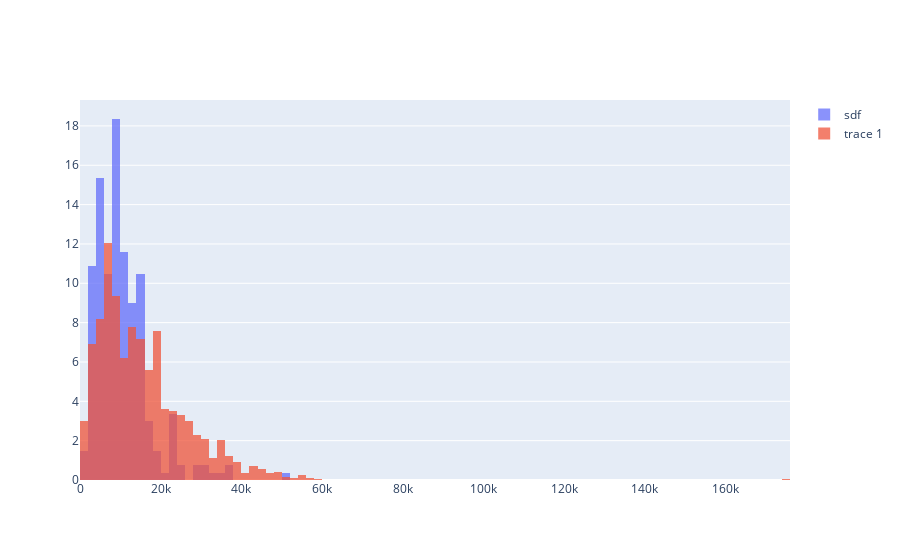

Notebook source saved alongside this figure:
### Code cell
test = df[(df['manufacturer'] == 'bmw') | (df['manufacturer'] == 'gmc')]
fig_3 = go.Figure()
fig_3.add_trace(go.Histogram(x = df[df['manufacturer'] == 'bmw']['price'], histnorm= 'percent', name = 'sdf'))
fig_3.add_trace(go.Histogram(x = df[df['manufacturer'] == 'gmc']['price'], histnorm= 'percent'))
fig_3.update_layout(barmode='overlay')
# Reduce opacity to see both histograms
fig_3.update_traces(opacity=0.75)

fig_3.show()

### Figure 1 — Plotly figure (JSON) as saved in the notebook; plotly's stock layout.template omitted (floating-point values rounded to 4 significant figures; data arrays with more than 128 entries replaced by an {"elided": "..."} marker saying what was removed)
{"data": [{"histnorm": "percent", "name": "sdf", "opacity": 0.75, "type": "histogram", "x": {"elided": "267 int values"}}, {"histnorm": "percent", "opacity": 0.75, "type": "histogram", "x": {"elided": "2378 int values"}}], "layout": {"barmode": "overlay"}}
